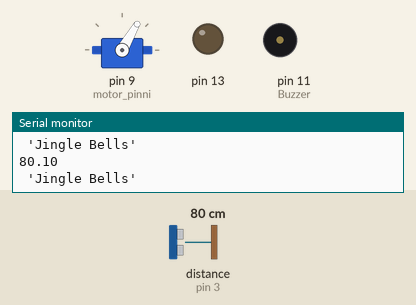
A sketch run on a simulated Arduino Uno, built with avr-gcc and run on an emulated ATmega328P. Parts: servo, output pins drawn as LEDs (lit = HIGH), buzzer (waves = sounding), the last lines printed to the serial monitor. Wiring (inferred from the names in the program): ultrasonic range finder: trigger pin 2; echo pin 3. Inputs (shaded band) come from the test bench; at power-on: distance to the obstacle (sensor on pin 3) 80 cm. The echo pulse lasts 58.3 µs per cm; pins used as bus, display or sensor lines are not drawn.

Above: at 23.9 s.
24.0 s: distance to the obstacle (sensor on pin 3) set to 94 cm
33.9 s: distance to the obstacle (sensor on pin 3) set to 104 cm
At 36.2 s:
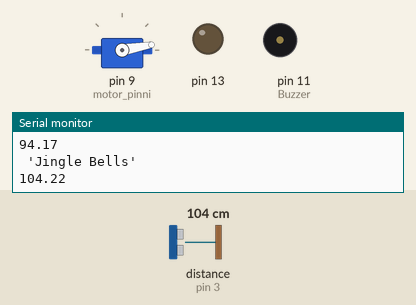
43.8 s: distance to the obstacle (sensor on pin 3) set to 2 cm
At 49.36 s:
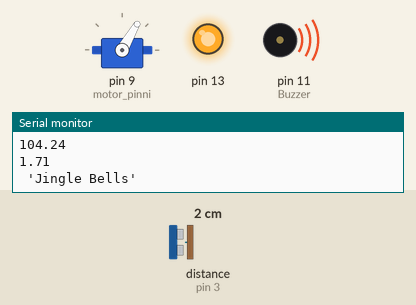
Timing chart, 0 to 59.7 s (numbered marks = the images above; inputs shaded):
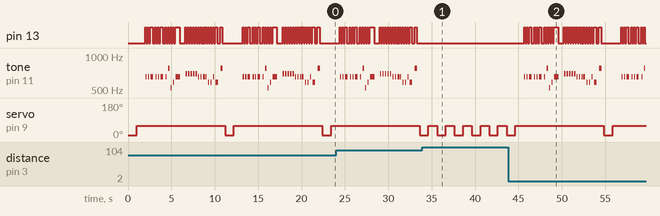

The sketch:

lokaverk.ino
```cpp
#include <Servo.h> // Sambærilegt og import í python

Servo motor; // bý til tilvik af Servo klasanum
int motor_pinni = 9; // pinninn sem ég nota til að stjórna mótornum

const int TrigPin = 2;
const int EchoPin = 3;
float fjarlaegd; // fjarlægð þess sem mælt er

#include "pitches.h"

#define melodyPin 11

// Jingle Bells

int melody[] = {
  NOTE_E5, NOTE_E5, NOTE_E5,
  NOTE_E5, NOTE_E5, NOTE_E5,
  NOTE_E5, NOTE_G5, NOTE_C5, NOTE_D5,
  NOTE_E5,
  NOTE_F5, NOTE_F5, NOTE_F5, NOTE_F5,
  NOTE_F5, NOTE_E5, NOTE_E5, NOTE_E5, NOTE_E5,
  NOTE_E5, NOTE_D5, NOTE_D5, NOTE_E5,
  NOTE_D5, NOTE_G5
};

int tempo[] = {
  8, 8, 4,
  8, 8, 4,
  8, 8, 8, 8,
  2,
  8, 8, 8, 8,
  8, 8, 8, 16, 16,
  8, 8, 8, 8,
  4, 4
};

void buzz(int targetPin, long frequency, long length) {
  digitalWrite(13, HIGH);
  long delayValue = 1000000 / frequency / 2; // calculate the delay value between transitions
  //// 1 second's worth of microseconds, divided by the frequency, then split in half since
  //// there are two phases to each cycle
  long numCycles = frequency * length / 1000; // calculate the number of cycles for proper timing
  //// multiply frequency, which is really cycles per second, by the number of seconds to
  //// get the total number of cycles to produce
  for (long i = 0; i < numCycles; i++) { // for the calculated length of time...
    digitalWrite(targetPin, HIGH); // write the buzzer pin high to push out the diaphram
    delayMicroseconds(delayValue); // wait for the calculated delay value
    digitalWrite(targetPin, LOW); // write the buzzer pin low to pull back the diaphram
    delayMicroseconds(delayValue); // wait again or the calculated delay value
  }
  digitalWrite(13, LOW);

}

void setup() {
  motor.attach(motor_pinni); // segi servo tilvikinu hvaða pinna á að nota

  Serial.begin(9600);

  pinMode(TrigPin,OUTPUT);
  pinMode(EchoPin,INPUT);

  pinMode(11, OUTPUT); // Buzzer
  pinMode(13, OUTPUT);
}

void loop() {
  // Servo mótorinn getur snúist 90° til vinstri og 90° til hægri, samtals 180°.
  // write fallið tekur á móti gráðunum
  motor.write(10); // mótorinn fer lengst til vinstri
  delay(1000);
  motor.write(60); // mótorinn fer í miðjuna
  delay(1000);

  // sendir út púlsar
  digitalWrite(TrigPin,LOW);
  delayMicroseconds(2);
  digitalWrite(TrigPin,HIGH);
  delayMicroseconds(10);
  digitalWrite(TrigPin,LOW);

  // mælt hvað púlsarnir voru lengi að berast til baka
  fjarlaegd = pulseIn(EchoPin,HIGH)/58.0; // deilt með 58 til að breyta í cm

  if(fjarlaegd < 0) { // fjarlægð getur ekki verið mínustala
    fjarlaegd = 0;}
    Serial.println(fjarlaegd);
  if (fjarlaegd < 100) {
    Serial.println(" 'Jingle Bells'");
    int size = sizeof(melody) / sizeof(int);
    for (int thisNote = 0; thisNote < size; thisNote++) {

      // to calculate the note duration, take one second
      // divided by the note type.
      //e.g. quarter note = 1000 / 4, eighth note = 1000/8, etc.
      int noteDuration = 1000 / tempo[thisNote];

      buzz(melodyPin, melody[thisNote], noteDuration);

      // to distinguish the notes, set a minimum time between them.
      // the note's duration + 30% seems to work well:
      int pauseBetweenNotes = noteDuration * 1.30;
      delay(pauseBetweenNotes);

      // stop the tone playing:
      buzz(melodyPin, 0, noteDuration);

    }
  }
}
```

pitches.h
```cpp
/*************************************************
 * Public Constants
 *************************************************/

#define NOTE_B0  31
#define NOTE_C1  33
#define NOTE_CS1 35
#define NOTE_D1  37
#define NOTE_DS1 39
#define NOTE_E1  41
#define NOTE_F1  44
#define NOTE_FS1 46
#define NOTE_G1  49
#define NOTE_GS1 52
#define NOTE_A1  55
#define NOTE_AS1 58
#define NOTE_B1  62
#define NOTE_C2  65
#define NOTE_CS2 69
#define NOTE_D2  73
#define NOTE_DS2 78
#define NOTE_E2  82
#define NOTE_F2  87
#define NOTE_FS2 93
#define NOTE_G2  98
#define NOTE_GS2 104
#define NOTE_A2  110
#define NOTE_AS2 117
#define NOTE_B2  123
#define NOTE_C3  131
#define NOTE_CS3 139
#define NOTE_D3  147
#define NOTE_DS3 156
#define NOTE_E3  165
#define NOTE_F3  175
#define NOTE_FS3 185
#define NOTE_G3  196
#define NOTE_GS3 208
#define NOTE_A3  220
#define NOTE_AS3 233
#define NOTE_B3  247
#define NOTE_C4  262
#define NOTE_CS4 277
#define NOTE_D4  294
#define NOTE_DS4 311
#define NOTE_E4  330
#define NOTE_F4  349
#define NOTE_FS4 370
#define NOTE_G4  392
#define NOTE_GS4 415
#define NOTE_A4  440
#define NOTE_AS4 466
#define NOTE_B4  494
#define NOTE_C5  523
#define NOTE_CS5 554
#define NOTE_D5  587
#define NOTE_DS5 622
#define NOTE_E5  659
#define NOTE_F5  698
#define NOTE_FS5 740
#define NOTE_G5  784
#define NOTE_GS5 831
#define NOTE_A5  880
#define NOTE_AS5 932
#define NOTE_B5  988
#define NOTE_C6  1047
#define NOTE_CS6 1109
#define NOTE_D6  1175
#define NOTE_DS6 1245
#define NOTE_E6  1319
#define NOTE_F6  1397
#define NOTE_FS6 1480
#define NOTE_G6  1568
#define NOTE_GS6 1661
#define NOTE_A6  1760
#define NOTE_AS6 1865
#define NOTE_B6  1976
#define NOTE_C7  2093
#define NOTE_CS7 2217
#define NOTE_D7  2349
#define NOTE_DS7 2489
#define NOTE_E7  2637
#define NOTE_F7  2794
#define NOTE_FS7 2960
#define NOTE_G7  3136
#define NOTE_GS7 3322
#define NOTE_A7  3520
#define NOTE_AS7 3729
#define NOTE_B7  3951
#define NOTE_C8  4186
#define NOTE_CS8 4435
#define NOTE_D8  4699
#define NOTE_DS8 4978
```

Measured:
- the behaviour switches between 99 and 100 cm on distance to the obstacle (sensor on pin 3) (found by bisection; images 0 and 1)
- after the input at 33.9 s, pin 13: stops changing and stays LOW; tone on pin 11 (Buzzer): stops changing and stays silent
- after the input at 43.8 s, pin 13: LOW → HIGH after 1.8 s, → LOW 0.13 s later, → HIGH 0.16 s later, → LOW 0.13 s later, … (68 changes in this stretch); tone on pin 11 (Buzzer): plays 653 Hz for 0.12 s, 656 Hz for 0.12 s, 656 Hz for 0.28 s, 656 Hz for 0.12 s, 656 Hz for 0.12 s, 656 Hz for 0.28 s … (34 notes in this stretch), starting after 1.9 s
- by itself, servo on pin 9 (motor_pinni): alternates 60° for 10.2 s and 10° for 1.0 s
- by itself, tone on pin 11 (Buzzer): plays 653 Hz for 0.12 s, 656 Hz for 0.12 s, 656 Hz for 0.28 s, 656 Hz for 0.12 s, 656 Hz for 0.12 s, 656 Hz for 0.28 s … (52 notes in this stretch)
